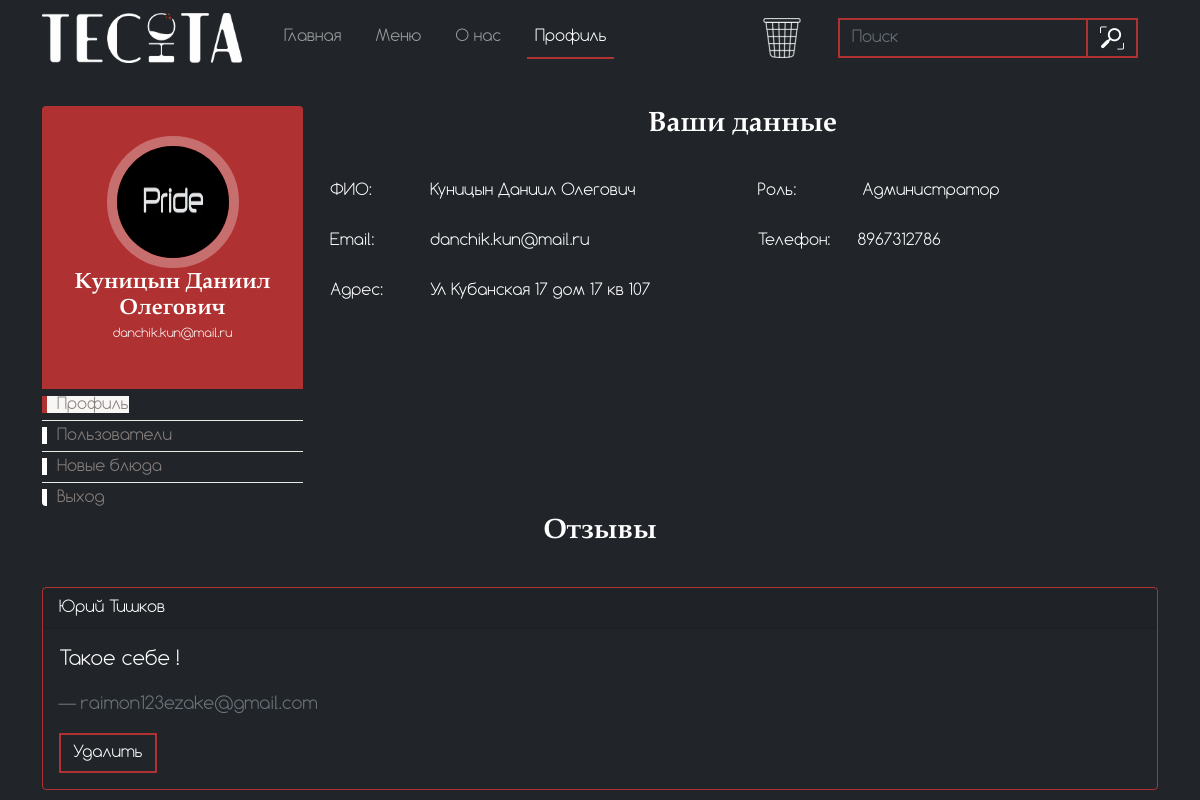
/output/admin (signed in), run on an earlier commit of the app's database.
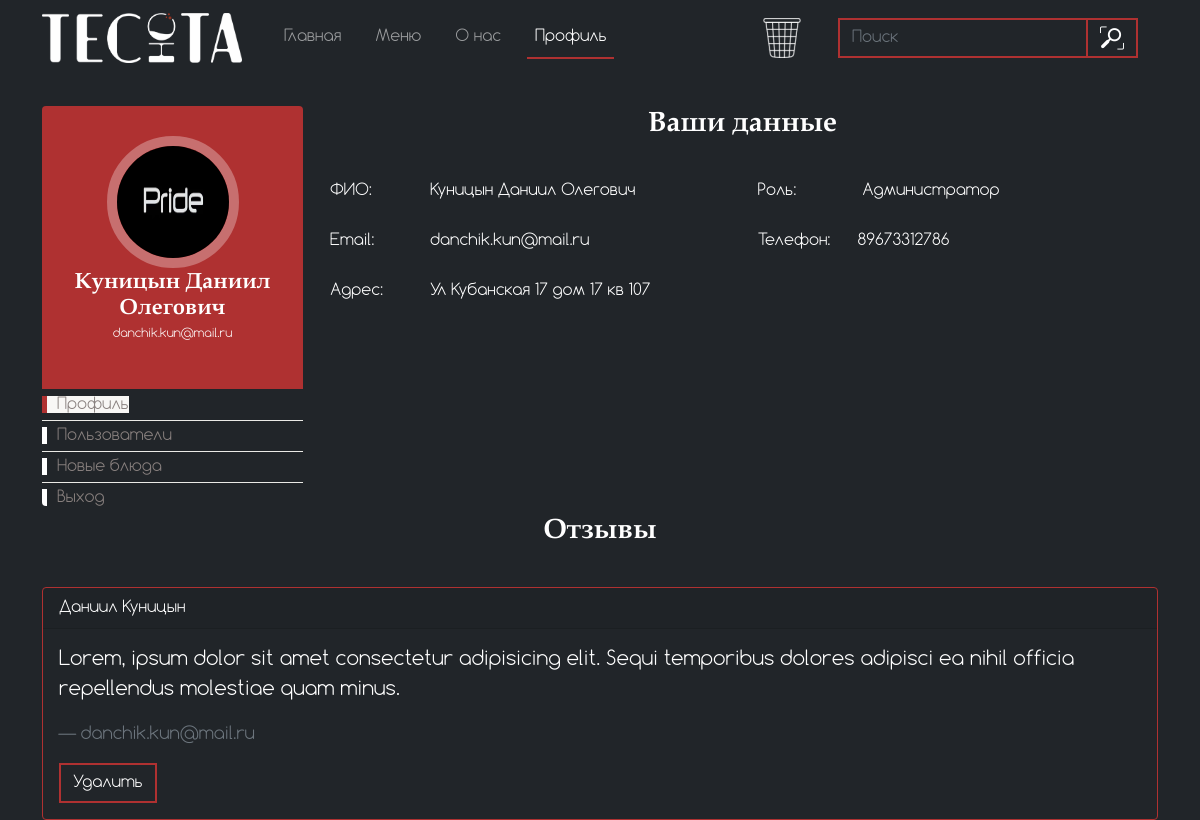
And on a later commit of the database.
### tables this page shows
CREATE TABLE `feedback` (
  `id` int NOT NULL,
  `name` varchar(50) DEFAULT NULL,
  `surname` varchar(50) DEFAULT NULL,
  `email` varchar(200) DEFAULT NULL,
  `comment` varchar(200) DEFAULT NULL
);

### output/admin.php (the view, shortened to what the changed rows need)
<!DOCTYPE html>
<html lang="ru">
<head>
    <link href="https://cdn.jsdelivr.net/npm/bootstrap@5.0.2/dist/css/bootstrap.min.css" rel="stylesheet">
    <link rel="stylesheet" href="../css/style.css">
    <link rel="stylesheet" href="../css/profile.css">
</head>
<body class="bg-dark">
<div class="container bootstrap snippets bootdey">
<div class="row">
  <div class="profile-nav col-md-3">
      <div class="panel">
          <div class="user-heading round">
              <h1><?=$_SESSION['admin']['full_name']?></h1>
          </div>
      </div>
  </div>
  <div  class="profile-info col-md-9">
          <div id="biograph" class="panel-body bio-graph-info">
              <div class="row">
                  <div class="bio-row">
                      <p><span>Телефон:</span><?php
                          if ($_SESSION['admin']['number'] == NULL){
                            echo 'Не указан';
                            }
                            else{
                                echo $_SESSION['admin']['number'];
                            }
                      ?></p>
                  </div>
              </div>
          </div>
      </div>
      <div id="order" class="container">
        <?
            require '../functions/connect.php';
            $sql = $connect->query("SELECT * FROM `feedback`");
            while($row = $sql->fetch(PDO::FETCH_ASSOC)){
                ?>
                <div class="card bg-dark" style="color: white;">
                    <div class="card-header">
                        <?=$row['name']?> <?=$row['surname']?>
                    </div>
                    <div class="card-body">
                        <blockquote class="blockquote mb-0">
                        <p><?=$row['comment']?></p>
                        <footer class="blockquote-footer"><?=$row['email']?></footer>
                        <a href="../functions/delete_order.php?id=<?=$row['id']?>" class="btn">Удалить</a>
                        </blockquote>
                    </div>
                    </div>
                </div>
                <?
            }
        ?>
</body>
</html>

What changed in the data, as far as the page shows it:
removed feedback: name "Юрий", surname "Тишков", comment "Такое себе !", email "raimon123ezake@gmail.com"
added feedback: name "Даниил", surname "Куницын", comment "Lorem, ipsum dolor sit amet consectetur adipisicing elit. Sequi temporibus dolores adipisci ea nihil officia repellendus molestiae quam minus.", email "danchik.kun@mail.ru"
Also different on the page:
$_SESSION['admin']['number']: "8967312786" → "89673312786"
